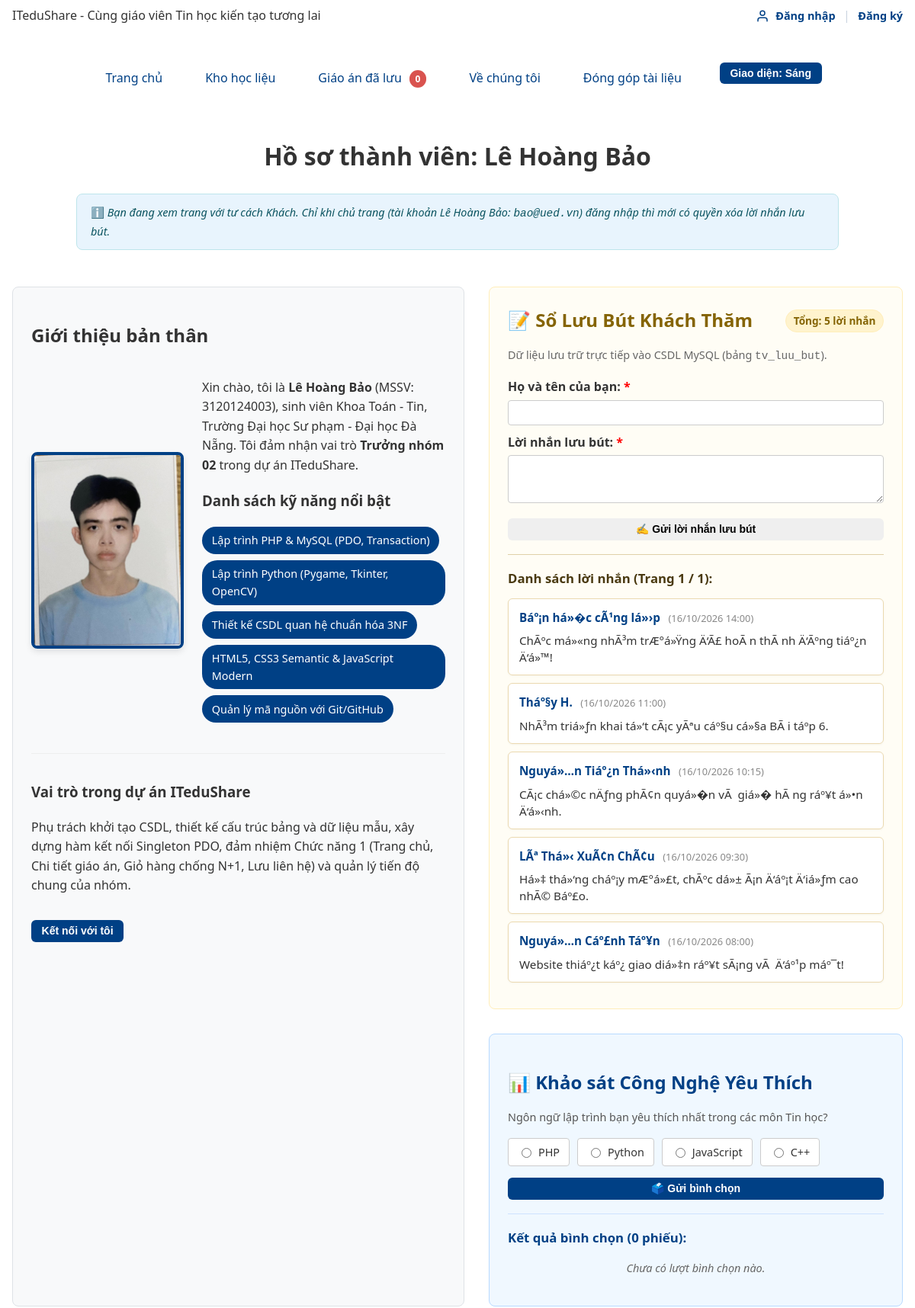
/thanhvien/3120124003_bao/gioithieu.php (upper part), run on an earlier commit of the app's database.
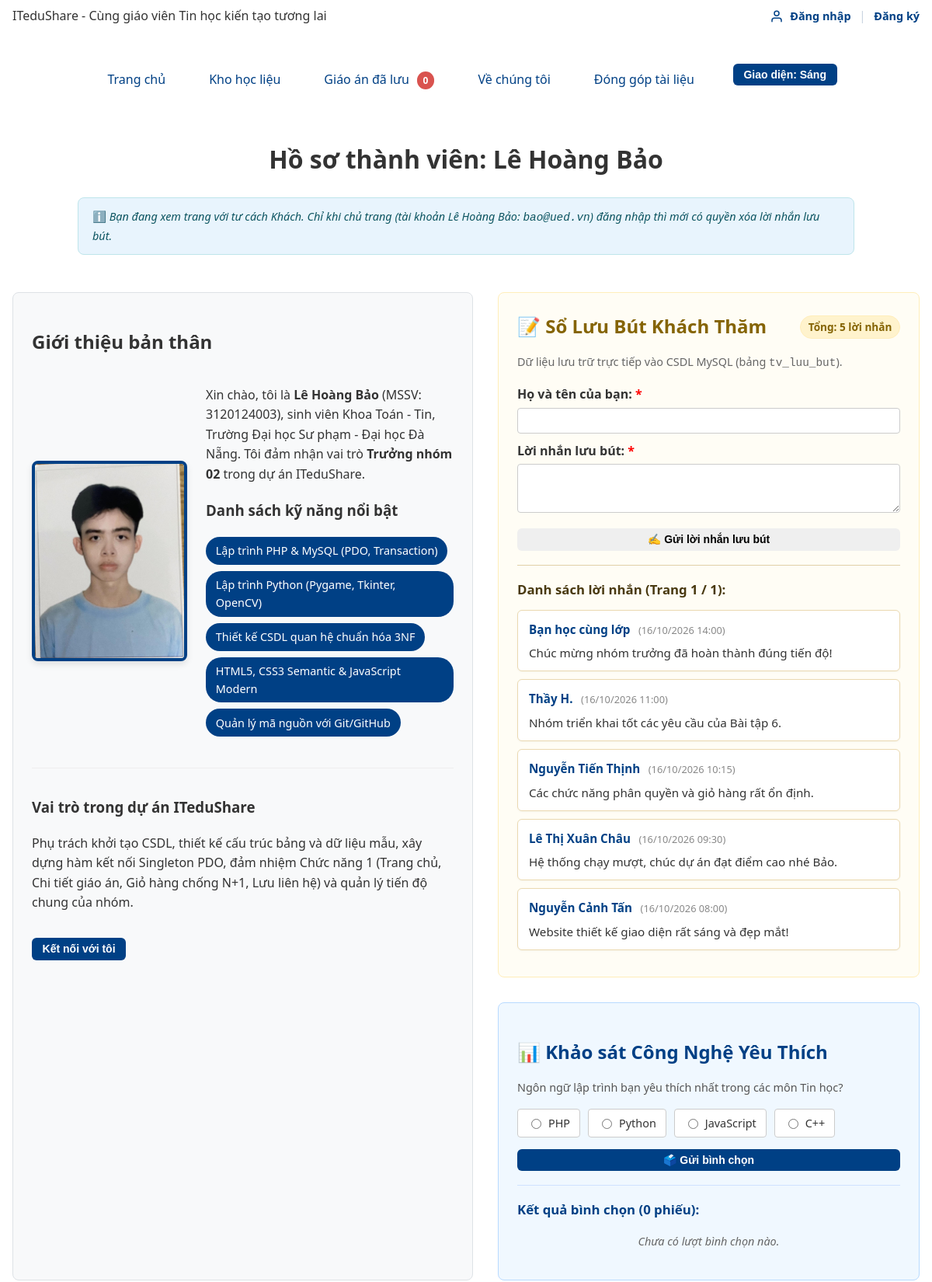
And on a later commit of the database.
### tables this page shows
CREATE TABLE tv_luu_but (
  id        INT UNSIGNED AUTO_INCREMENT PRIMARY KEY,
  mssv      CHAR(10) NOT NULL,
  ten_khach VARCHAR(50) NOT NULL,
  loi_nhan  VARCHAR(500) NOT NULL,
  thoi_gian DATETIME NOT NULL DEFAULT CURRENT_TIMESTAMP,
  FOREIGN KEY (mssv) REFERENCES thanh_vien(mssv) ON DELETE CASCADE
);

### inc/db.php (called while the page is built, shortened)
<?php
function db(): PDO {
    static $pdo = null;
    if ($pdo === null) {
        $host    = 'localhost';
        $port    = '3306';
        $dbname  = 'ltweb_nhom02';
        $charset = 'utf8mb4';
        $user    = 'root';
        $pass    = '';
        $dsn = "mysql:host={$host};port={$port};dbname={$dbname};charset={$charset}";
        $options = [
            PDO::ATTR_ERRMODE            => PDO::ERRMODE_EXCEPTION,
            PDO::ATTR_DEFAULT_FETCH_MODE => PDO::FETCH_ASSOC,
            PDO::ATTR_EMULATE_PREPARES   => false,
        ];
        $pdo = new PDO($dsn, $user, $pass, $options);
    }
    return $pdo;
}

### inc/ham.php (called while the page is built, shortened)
<?php
function e(mixed $str): string {
    return htmlspecialchars((string)$str, ENT_QUOTES | ENT_SUBSTITUTE, 'UTF-8');
}

### thanhvien/3120124003_bao/gioithieu.php (the view, shortened to what the changed rows need)
<?php
$moiTrang = 5;
$trangHienTaiLB = filter_var($_GET['trang'] ?? 1, FILTER_VALIDATE_INT, [
    'options' => ['min_range' => 1, 'default' => 1]
]);
$offset = ($trangHienTaiLB - 1) * $moiTrang;
$stLB = db()->prepare('SELECT id, ten_khach, loi_nhan, thoi_gian
                       FROM tv_luu_but
                       WHERE mssv = ?
                       ORDER BY thoi_gian DESC, id DESC
                       LIMIT ? OFFSET ?');
$stLB->bindValue(1, MSSV_BAO);
$stLB->bindValue(2, $moiTrang, PDO::PARAM_INT);
$stLB->bindValue(3, $offset, PDO::PARAM_INT);
$stLB->execute();
$danhSachLuuBut = $stLB->fetchAll();
require_once __DIR__ . '/../../inc/header.php';
?>
<link rel="stylesheet" href="css/canhan-bao.css">
<main class="trang__chinh phan-lien-he">
  <h1 class="phan-lien-he__tieu-de can-giua-chu">Hồ sơ thành viên: Lê Hoàng Bảo</h1>
  <div style="display: flex; flex-wrap: wrap; gap: 2rem; margin-bottom: 2rem;">
    <section class="bieu-mau" style="flex: 1; min-width: 320px;">
      <h2>Giới thiệu bản thân</h2>
    </section>
    <div style="flex: 1; min-width: 320px; display: flex; flex-direction: column; gap: 2rem;">
      <section class="bieu-mau" style="background-color: #fffdf5; border-color: #ffeeba;">
        <div style="display: flex; justify-content: space-between; align-items: center; margin-bottom: 0.5rem; flex-wrap: wrap; gap: 0.5rem;">
            <h2 style="color: #856404; margin: 0;">📝 Sổ Lưu Bút Khách Thăm</h2>
        </div>
        <?php if (empty($danhSachLuuBut)): ?>
            <p style="color: #666; font-style: italic; text-align: center; padding: 1rem;">Chưa có lời nhắn nào.</p>
        <?php else: ?>
            <ul style="list-style: none; padding: 0; margin: 0;">
                <?php foreach ($danhSachLuuBut as $lb): ?>
                    <li style="background: #ffffff; padding: 12px 14px; border: 1px solid #ebd9b0; border-radius: 6px; margin-bottom: 10px; box-shadow: 0 1px 3px rgba(0,0,0,0.04);">
                        <div style="display: flex; justify-content: space-between; align-items: center; margin-bottom: 6px; gap: 0.5rem;">
                            <div>
                                <strong style="color: #004085; font-size: 0.95rem;"><?= e($lb['ten_khach']) ?></strong>
                                <span style="font-size: 0.8rem; color: #888; margin-left: 0.4rem;">
                                    (<?= date('d/m/Y H:i', strtotime($lb['thoi_gian'])) ?>)
                                </span>
                            </div>
                        </div>
                        <p style="margin: 0; color: #333; line-height: 1.45; font-size: 0.95rem;">
                            <?= nl2br(e($lb['loi_nhan'])) ?>
                        </p>
                    </li>
                <?php endforeach; ?>
            </ul>
        <?php endif; ?>
      </section>
      <section class="bieu-mau" style="background-color: #f0f8ff; border-color: #b8daff;">
        <h2 style="color: #004085; margin-bottom: 0.5rem;">📊 Khảo sát Công Nghệ Yêu Thích</h2>
      </section>
    </div>
  </div>
</main>
</body>
</html>

What changed in the data, as far as the page shows it:
changed tv_luu_but: ten_khach "Báº¡n há»�c cÃ¹ng lá»›p" → "Bạn học cùng lớp"; loi_nhan "ChÃºc má»«ng nhÃ³m trÆ°á»Ÿng Ä‘Ã£ hoÃ n thÃ nh Ä‘Ãºng tiáº¿n Ä‘á»™!" → "Chúc mừng nhóm trưởng đã hoàn thành đúng tiến độ!"
changed tv_luu_but: ten_khach "Tháº§y H." → "Thầy H."; loi_nhan "NhÃ³m triá»ƒn khai tá»‘t cÃ¡c yÃªu cáº§u cá»§a BÃ i táº­p 6." → "Nhóm triển khai tốt các yêu cầu của Bài tập 6."
changed tv_luu_but: ten_khach "Nguyá»…n Tiáº¿n Thá»‹nh" → "Nguyễn Tiến Thịnh"; loi_nhan "CÃ¡c chá»©c nÄƒng phÃ¢n quyá»�n vÃ giá»� hÃ ng ráº¥t á»•n Ä‘á»‹nh." → "Các chức năng phân quyền và giỏ hàng rất ổn định."
changed tv_luu_but: ten_khach "LÃª Thá»‹ XuÃ¢n ChÃ¢u" → "Lê Thị Xuân Châu"; loi_nhan "Há»‡ thá»‘ng cháº¡y mÆ°á»£t, chÃºc dá»± Ã¡n Ä‘áº¡t Ä‘iá»ƒm cao nhÃ© Báº£o." → "Hệ thống chạy mượt, chúc dự án đạt điểm cao nhé Bảo."
changed tv_luu_but: ten_khach "Nguyá»…n Cáº£nh Táº¥n" → "Nguyễn Cảnh Tấn"; loi_nhan "Website thiáº¿t káº¿ giao diá»‡n ráº¥t sÃ¡ng vÃ Ä‘áº¹p máº¯t!" → "Website thiết kế giao diện rất sáng và đẹp mắt!"
